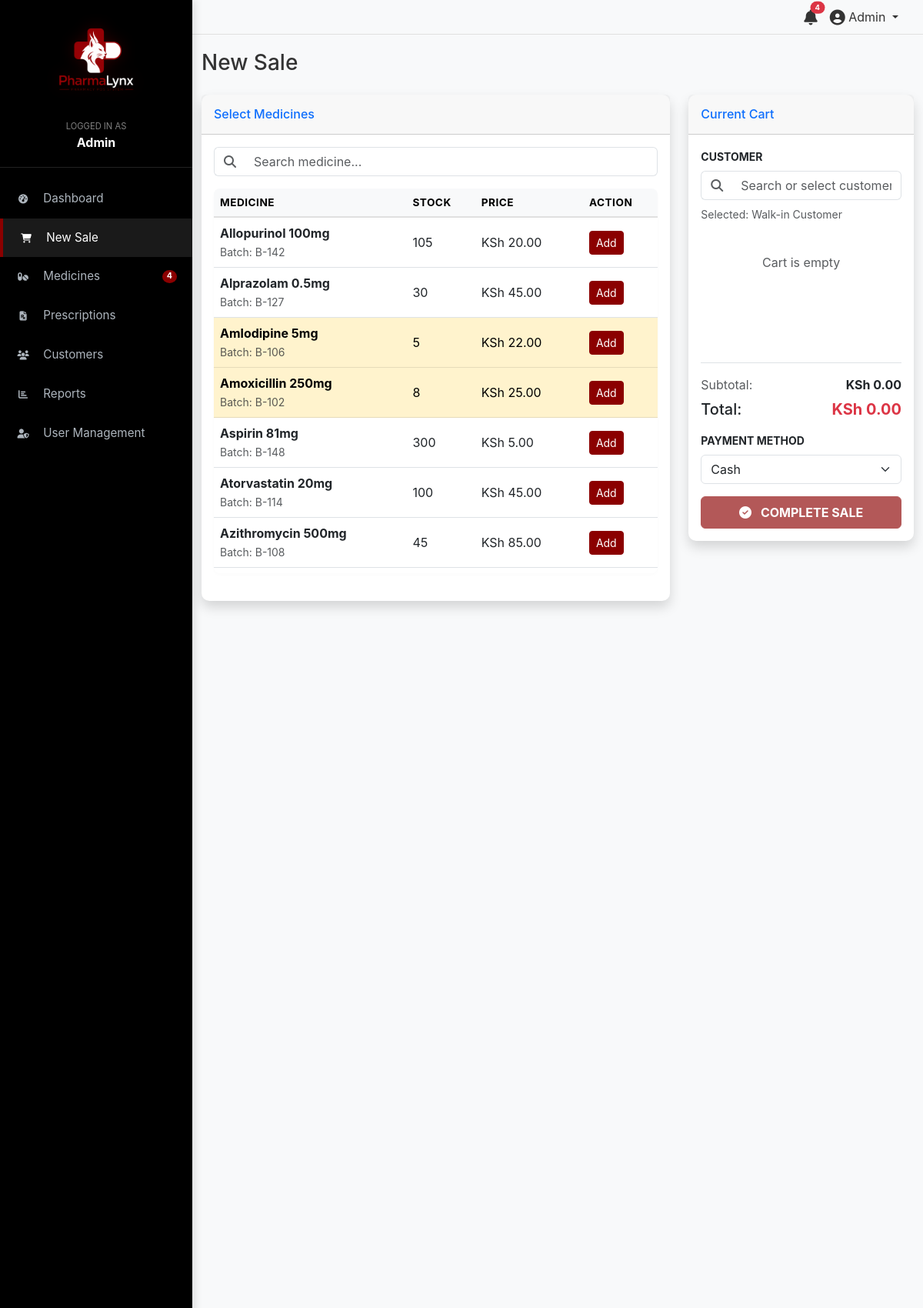
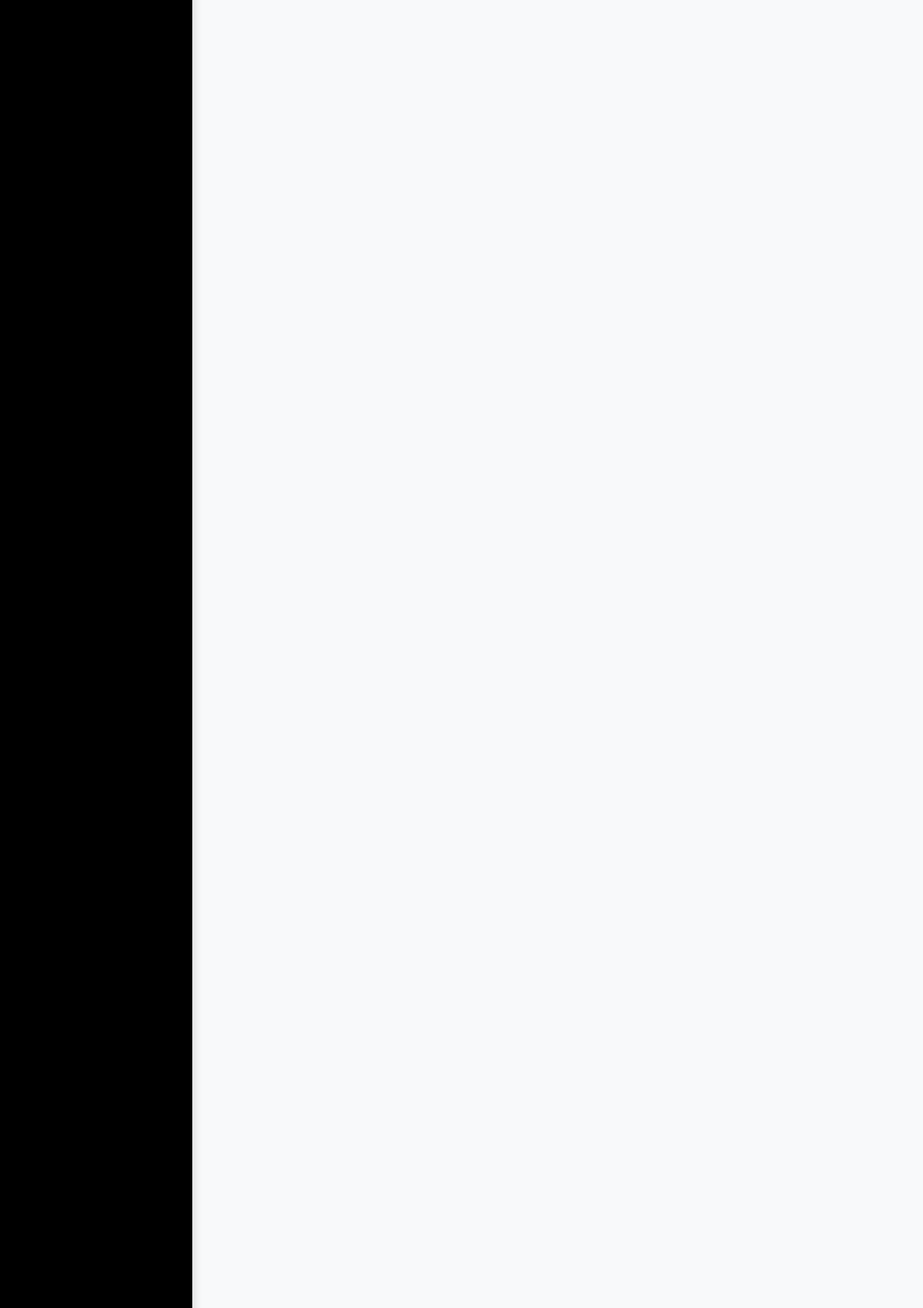
The page /pages/sales.php (signed in, upper part) on the database its author committed (2 pictures, top to bottom).
### tables this page shows
CREATE TABLE `medicines` (
  `id` int(11) NOT NULL AUTO_INCREMENT,
  `name` varchar(100) NOT NULL,
  `category` varchar(50) DEFAULT NULL,
  `batch_no` varchar(50) DEFAULT NULL,
  `quantity` int(11) NOT NULL DEFAULT 0,
  `buying_price` decimal(10,2) NOT NULL,
  `selling_price` decimal(10,2) NOT NULL,
  `expiry_date` date NOT NULL,
  `created_at` timestamp NOT NULL DEFAULT current_timestamp(),
  PRIMARY KEY (`id`)
);

### config/db.php (called while the page is built, shortened)
<?php
if (!function_exists('formatKSh')) {
    function formatKSh($amount) {
        return "KSh " . number_format((float)$amount, 2);
    }
}
?>

### pages/sales.php (the view, shortened to what this page needs)
<?php
require_once '../config/db.php';
include '../includes/header.php';
include '../includes/sidebar.php';
$medicines = [];
try {
    $stmt = $conn->query("SELECT * FROM medicines WHERE quantity > 0 ORDER BY name ASC");
    $medicines = $stmt->fetchAll();
} catch (PDOException $e) {}
?>
<div class="container-fluid">
    <div class="d-sm-flex align-items-center justify-content-between mb-4">
        <h1 class="h3 mb-0 text-gray-800">New Sale</h1>
    </div>
    <div class="row">
        <div class="col-lg-8 mb-4">
            <div class="card shadow h-100">
                <div class="card-header py-3">
                    <h6 class="m-0 font-weight-bold text-primary">Select Medicines</h6>
                </div>
                <div class="card-body">
                    <div class="input-group mb-3">
                        <span class="input-group-text bg-white border-end-0"><i class="fas fa-search text-muted"></i></span>
                        <input type="text" class="form-control border-start-0" placeholder="Search medicine..." id="medicineSearch">
                    </div>
                    <div class="table-responsive" style="max-height: 500px; overflow-y: auto;">
                        <table class="table table-hover align-middle" id="posMedicineTable">
                            <thead class="table-light sticky-top">
                                <tr>
                                    <th>Medicine</th>
                                    <th>Stock</th>
                                    <th>Price</th>
                                    <th>Action</th>
                                </tr>
                            </thead>
                            <tbody>
                                <?php if (empty($medicines)): ?>
                                    <tr><td colspan="4" class="text-center py-4 text-muted">No medicines in stock.</td></tr>
                                <?php else: ?>
                                    <?php foreach ($medicines as $med): ?>
                                    <tr class="<?php echo ($med['quantity'] < 10) ? 'table-warning' : ''; ?>">
                                        <td>
                                            <div class="fw-bold"><?php echo $med['name']; ?></div>
                                            <small class="text-muted">Batch: <?php echo $med['batch_no']; ?></small>
                                        </td>
                                        <td><?php echo $med['quantity']; ?></td>
                                        <td><?php echo formatKSh($med['selling_price']); ?></td>
                                        <td>
                                            <button class="btn btn-sm btn-primary add-to-cart"
                                                    data-id="<?php echo $med['id']; ?>"
                                                    data-name="<?php echo $med['name']; ?>"
                                                    data-price="<?php echo $med['selling_price']; ?>"
                                                    data-stock="<?php echo $med['quantity']; ?>">
                                                Add
                                            </button>
                                        </td>
                                    </tr>
                                    <?php endforeach; ?>
                                <?php endif; ?>
                            </tbody>
                        </table>
                    </div>
                </div>
            </div>
        </div>
        <div class="col-lg-4 mb-4">
            <div class="card shadow sticky-top" style="top: 80px;">
                <div class="card-header py-3">
                    <h6 class="m-0 font-weight-bold text-primary">Current Cart</h6>
                </div>
                <div class="card-body">
                    <form action="" method="POST" id="checkoutForm">
                        <div class="mb-3">
                            <label class="form-label small fw-bold text-uppercase">Customer</label>
                            <div class="input-group mb-2">
                                <span class="input-group-text bg-white border-end-0"><i class="fas fa-search text-muted"></i></span>
                                <input type="text" class="form-control border-start-0" placeholder="Search or select customer..." id="customerSearch">
                            </div>
                            <div id="selectedCustomerDisplay" class="small text-muted mt-2">Selected: Walk-in Customer</div>
                        </div>
                        <div id="cartItems" class="mb-3" style="min-height: 150px; max-height: 300px; overflow-y: auto;">
                            <p class="text-center text-muted py-4">Cart is empty</p>
                        </div>
                        <div class="border-top pt-3">
                            <div class="d-flex justify-content-between mb-2">
                                <span class="text-muted">Subtotal:</span>
                                <span id="subtotal" class="fw-bold">KSh 0.00</span>
                            </div>
                            <div class="d-flex justify-content-between mb-3">
                                <span class="h5 mb-0">Total:</span>
                                <span id="total" class="h5 mb-0 text-danger fw-bold">KSh 0.00</span>
                            </div>
                            <div class="mb-3">
                                <label class="form-label small fw-bold text-uppercase">Payment Method</label>
                                <select class="form-select" name="payment_method" id="paymentMethod">
                                    <option value="Cash">Cash</option>
                                </select>
                            </div>
                            <button type="submit" name="complete_sale" class="btn btn-danger w-100 py-2 fw-bold" id="checkoutBtn" disabled>
                                <i class="fas fa-check-circle me-2"></i> COMPLETE SALE
                            </button>
                        </div>
                    </form>
                </div>
            </div>
        </div>
    </div>
</div>
<?php include '../includes/footer.php'; ?>

### assets/css/style.css (style rules this page uses)
:root { --sidebar-bg: #000000; --sidebar-active: #ffffff; --accent-red: #8b0000; --accent-red-hover: #a50000; --main-bg: #f8f9fa; --text-dark: #333333; --text-light: #ffffff; --border-color: #e0e0e0; --transition-speed: 0.3s; }
body { font-family: 'Inter', 'Segoe UI', system-ui, -apple-system, sans-serif; background-color: var(--main-bg); color: var(--text-dark); margin: 0; overflow-x: hidden; padding-top: env(safe-area-inset-top); -webkit-font-smoothing: antialiased; -moz-osx-font-smoothing: grayscale; }
.btn-primary, .btn-danger, .btn-login { background-color: var(--accent-red) !important; border-color: var(--accent-red) !important; color: #fff !important; }
.table-responsive { border-radius: 8px; background: #fff; -webkit-box-shadow: 0 2px 4px rgba(0,0,0,0.02); box-shadow: 0 2px 4px rgba(0,0,0,0.02); overflow-x: auto; -webkit-overflow-scrolling: touch; -ms-overflow-style: -ms-autohiding-scrollbar; }
.table thead th { background-color: #f8f9fa; border-bottom: 2px solid var(--border-color); font-size: 0.85em; text-transform: uppercase; letter-spacing: 0.5px; white-space: nowrap; }
.table td { white-space: nowrap; }
.card { border: none; border-radius: 10px; box-shadow: 0 4px 12px rgba(0,0,0,0.05); margin-bottom: 20px; }

### rows shown on the page
medicines: name "Allopurinol 100mg", batch_no "B-142", quantity "105", selling_price "KSh 20.00"
medicines: name "Alprazolam 0.5mg", batch_no "B-127", quantity "30", selling_price "KSh 45.00"
medicines: name "Amlodipine 5mg", batch_no "B-106", quantity "5", selling_price "KSh 22.00"
medicines: name "Amoxicillin 250mg", batch_no "B-102", quantity "8", selling_price "KSh 25.00"
medicines: name "Aspirin 81mg", batch_no "B-148", quantity "300", selling_price "KSh 5.00"
medicines: name "Atorvastatin 20mg", batch_no "B-114", quantity "100", selling_price "KSh 45.00"
medicines: name "Azithromycin 500mg", batch_no "B-108", quantity "45", selling_price "KSh 85.00"

### other values the page prints
$user_role "Admin"
$total_alerts "4"
